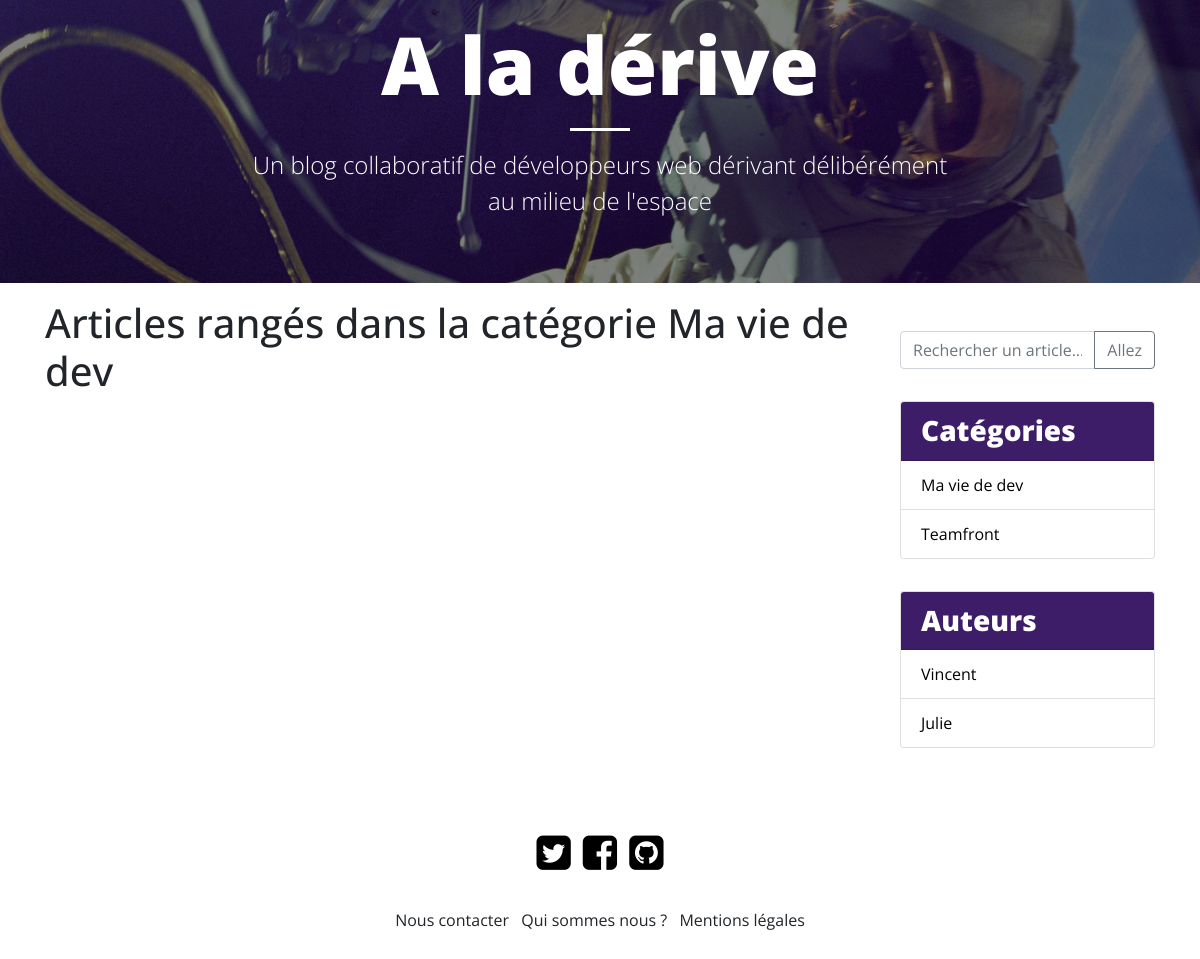
Screenshot of /index.php?page=category&id=1 with the database file from the repository.
### tables this page shows
CREATE TABLE `category` (
  `id` int(10) unsigned NOT NULL AUTO_INCREMENT COMMENT 'L''identifiant de la catégorie',
  `name` varchar(255) NOT NULL COMMENT 'Le nom de la catégorie',
  `position` int(10) unsigned NOT NULL DEFAULT 0 COMMENT 'La position de la catégorie dans le menu',
  PRIMARY KEY (`id`)
);

CREATE TABLE `author` (
  `id` int(10) unsigned NOT NULL AUTO_INCREMENT COMMENT 'L''identifiant de notre auteur',
  `name` varchar(255) NOT NULL COMMENT 'Le nom de l''auteur',
  `image` varchar(255) DEFAULT NULL COMMENT 'L''avatar de l''auteur',
  `email` varchar(255) NOT NULL COMMENT 'L''e-mail de l''auteur',
  PRIMARY KEY (`id`),
  UNIQUE KEY `email` (`email`)
);

### index.php (called while the page is built, shortened)
<?php
require __DIR__ . '/inc/classes/Author.php';
require __DIR__ . '/inc/classes/Category.php';
require __DIR__ . '/inc/data_from_db.php';
$pageToDisplay = 'home';
if (isset($_GET['page']) && $_GET['page'] !== '') {
    $pageToDisplay = $_GET['page'];
}
require __DIR__ . '/inc/templates/header.tpl.php';
require __DIR__ . '/inc/templates/' . $pageToDisplay . '.tpl.php';
require __DIR__ . '/inc/templates/footer.tpl.php';

### inc/data_from_db.php (called while the page is built, shortened)
<?php
$dataCategoriesList = [];
$dataAuthorsList = [];
$dsn = "mysql:host=localhost;dbname=oblog";
$user = "oblog";
$password = "oblog";
$pdo = new PDO($dsn, $user, $password, array(
    PDO::ATTR_ERRMODE => PDO::ERRMODE_WARNING
));
$categoryRequest =
"
SELECT * FROM category
";
$authorRequest =
"
SELECT * FROM author
";
$sth = $pdo->query($categoryRequest);
$tmpCategories = $sth->fetchAll(PDO::FETCH_ASSOC);
$sth = $pdo->query($authorRequest);
$tmpAuthors = $sth->fetchAll(PDO::FETCH_ASSOC);
foreach ($tmpAuthors as $key => $author) {
    $tmp = new Author($author['name']);
    $dataAuthorsList[$author['id']] = $tmp;
}
foreach ($tmpCategories as $key => $category) {
    $tmp = new Category($category['name']);
    $dataCategoriesList[$category['id']] = $tmp;
}
?>

### inc/classes/Category.php (called while the page is built, shortened)
<?php
class Category {
    public function __construct ($categoryName) {
        $this->categoryName = $categoryName;
    }
}

### inc/classes/Author.php (called while the page is built, shortened)
<?php
class Author {
    public function __construct ($authorName) {
        $this->authorName = $authorName;
    }
}

### inc/templates/category.tpl.php (the view, shortened to what this page needs)
<?php
$indexCategory = filter_input(INPUT_GET, 'id', FILTER_VALIDATE_INT);
?>
<h1>Articles rangés dans la catégorie <?=$dataCategoriesList[$indexCategory]->categoryName?></h1>

### inc/templates/footer.tpl.php (shortened to what this page needs)
      </main>
      <aside class="col-lg-3">
        <div class="input-group mb-3">
          <input type="text" class="form-control" placeholder="Rechercher un article..."
            aria-label="Rechercher un article..." aria-describedby="basic-addon2">
          <div class="input-group-append">
            <button class="btn btn-outline-secondary" type="button">Allez</button>
          </div>
        </div>
        <div class="card">
          <h3 class="card-header">Catégories</h3>
          <ul class="list-group list-group-flush">
            <?php foreach ($dataCategoriesList as $currentId => $index) { ?>
              <li class="list-group-item"><a href="index.php?page=category&id=<?= $currentId ?>"><?= $index->categoryName ?></a></li>
            <?php } ?>
          </ul>
        </div>
        <div class="card">
          <h3 class="card-header">Auteurs</h3>
          <ul class="list-group list-group-flush">
          <?php foreach ($dataAuthorsList as $currentId => $index) { ?>
              <li class="list-group-item"><a href="index.php?page=author&id=<?= $currentId ?>"><?= $index->authorName ?></a></li>
            <?php } ?>
          </ul>
        </div>
      </aside>
    </div>
    <footer>
      <div class="row justify-content-center text-center">
        <div class="col-6 social-networks">
          <ul class="list-inline">
            <li class="list-inline-item"><a href="#"><i class="fa fa-twitter-square"></i></a></li>
            <li class="list-inline-item"><a href="#"><i class="fa fa-facebook-square"></i></a></li>
            <li class="list-inline-item"><a href="#"><i class="fa fa-github-square"></i></a></li>
          </ul>
        </div>
      </div>
      <div class="row justify-content-center text-center">
        <div class="col-9 links">
          <ul class="list-inline">
            <li class="list-inline-item"><a href="#">Nous contacter</a></li>
            <li class="list-inline-item"><a href="#">Qui sommes nous ?</a></li>
            <li class="list-inline-item"><a href="#">Mentions légales</a></li>
          </ul>
        </div>
      </div>
    </footer>
  </div>
</body>
</html>

### css/blog.css (style rules this page uses)
body { font-family: 'Open Sans', sans-serif; }
aside { display: none; padding: 2em 0; }
footer { margin-bottom: 1em; }
footer .social-networks { margin: 10px 0; }
footer .social-networks a { font-size: 40px; color: black; }
footer .links a { color: inherit; }
@media (min-width:992px) { .card-header { background: #3d1d67; color: white; font-weight: 800; } }
@media (min-width:992px) { .card a { color: black; } }
@media (min-width:992px) { .card { margin: 2em 0; } }
@media (min-width:992px) { aside { display: block; } }

### rows the page displays
category: name "Ma vie de dev"
category: name "Teamfront"
author: name "Vincent"
author: name "Julie"
